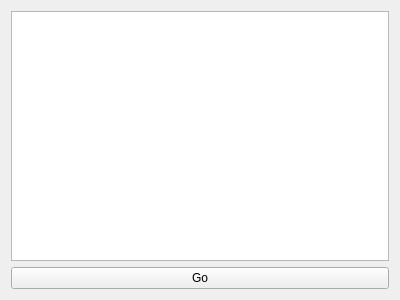
<?xml version="1.0" encoding="UTF-8"?>
<ui version="4.0">
 <class>MainWindow</class>
 <widget class="QMainWindow" name="MainWindow">
  <property name="geometry">
   <rect>
    <x>0</x>
    <y>0</y>
    <width>400</width>
    <height>300</height>
   </rect>
  </property>
  <property name="windowTitle">
   <string>MainWindow</string>
  </property>
  <widget class="QWidget" name="centralWidget">
   <layout class="QVBoxLayout" name="verticalLayout">
    <item>
     <widget class="QTextEdit" name="te_message"/>
    </item>
    <item>
     <widget class="QPushButton" name="b_go">
      <property name="text">
       <string>Go</string>
      </property>
     </widget>
    </item>
   </layout>
  </widget>
 </widget>
 <layoutdefault spacing="6" margin="11"/>
 <resources/>
 <connections/>
</ui>
